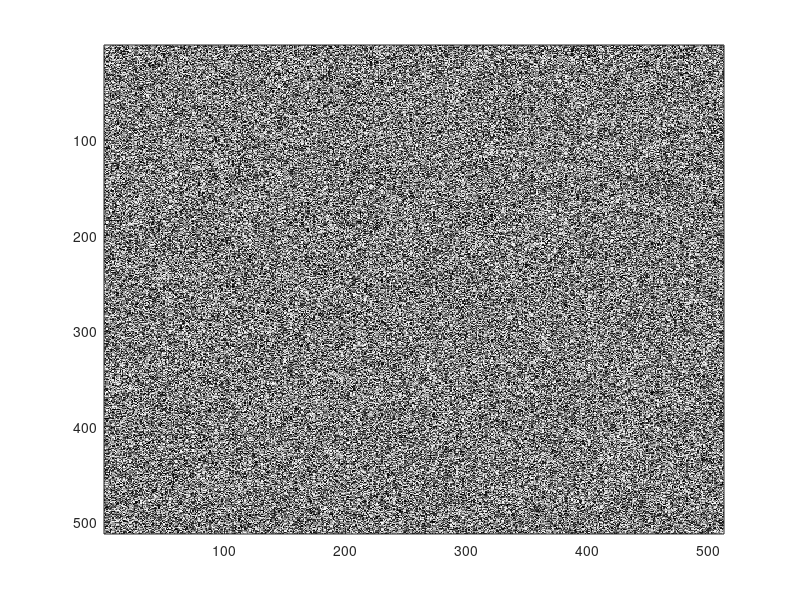
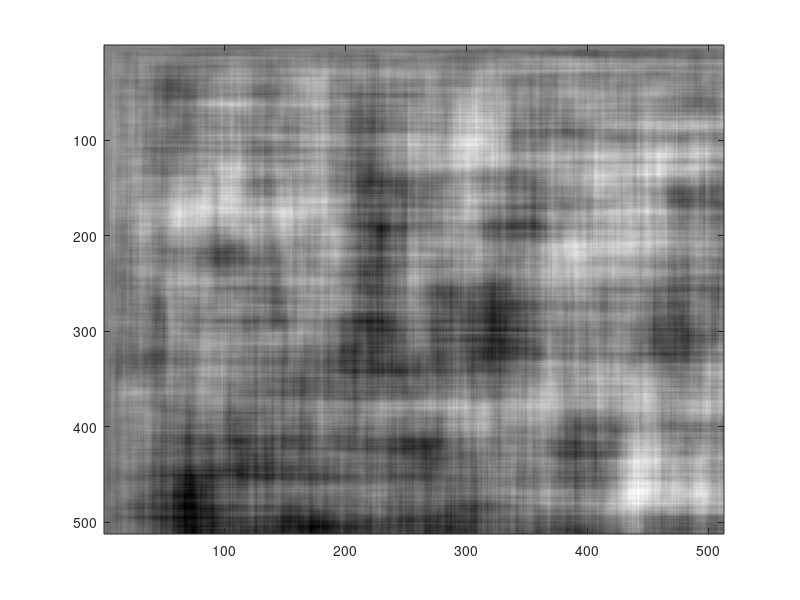
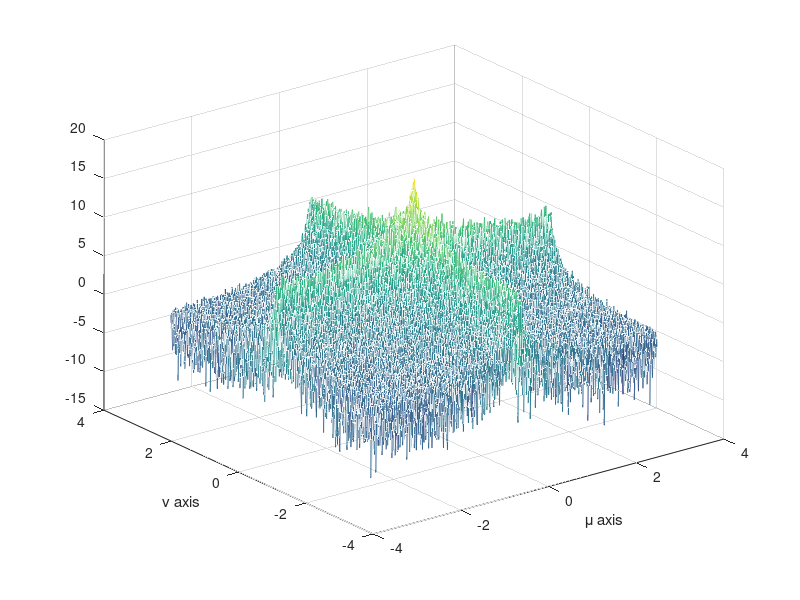
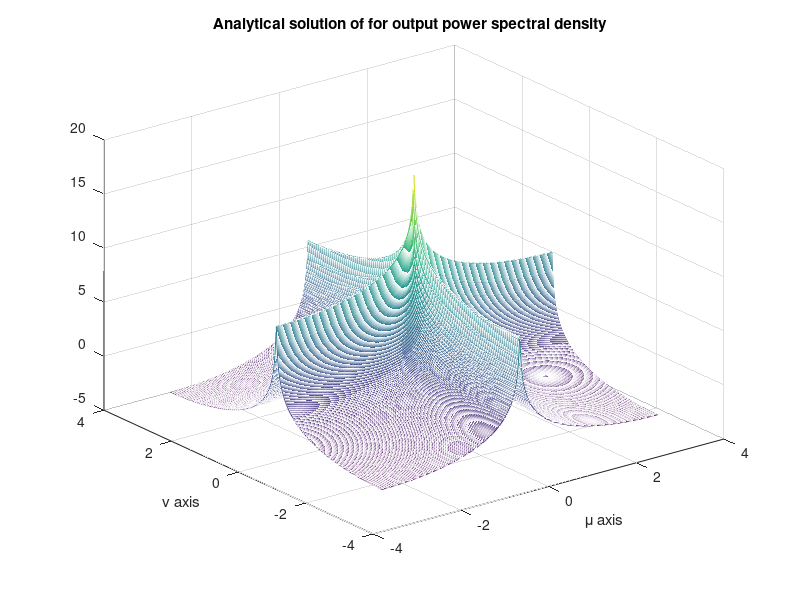

Recreate these plots in MATLAB, in order.
clear all;
clc;

N = 512;
a = -0.5; b = 0.5;
x = (b-a).*rand(N) + a;
x_scaled = 255*(x+0.5);
figure;
colormap(gray(256));
image(uint8(x_scaled));

y = zeros(N);
y(1,1) = 3*x(1,1);
y(2,1) = 3*x(2,1);
y(1,2) = 3*x(1,2);

for i = 2:512
    for j = 2:512
        y(i,j) = 3*x(i,j) + 0.99*y(i-1,j)+  0.99*y(i,j-1) -  0.99^2*y(i-1,j-1);
    end 
end
figure;
colormap(gray(256));
image(uint8(y+127));

Z = (1/N^2)*abs(fft2(y)).^2;

% Use fftshift to move the zero frequencies to the center of the plot
Z = fftshift(Z);

% Compute the logarithm of the Power Spectrum.
Zabs = log( Z );

% Plot the result using a 3-D mesh plot and label the x and y axises properly. 

u = 2*pi*((0:(N-1)) - N/2)/N;
v = 2*pi*((0:(N-1)) - N/2)/N;
figure;
mesh(u,v,Zabs)
xlabel('\mu axis')
ylabel('\nu axis')

%% Theoretical plot of Sy
[u,v] = meshgrid(-pi:0.02:pi,-pi:0.02:pi);
Sy = abs(3./(1-0.99.*exp(-1i.*u)-0.99.*exp(-1i.*v)+0.9801.*exp(-1i.*u-1i.*v))).^2./12;
figure;
mesh(u,v,log(Sy))
xlabel('\mu axis')
ylabel('\nu axis')
title('Analytical solution of for output power spectral density  ')


%%
W = hamming(64)*hamming(64)';
N = 64;
% Select an NxN region of the image and store it in the variable "z"
Sum = zeros(N);
for i = 1:5
    for j = 1:5
        m = 96 + (i-1)*64;
        n = 96 + (j-1)*64;
        C = y(m:(N+m-1), n:(N+n-1)).*W;
        Z = (1/N^2)*abs(fft2(C)).^2;
        Sum = Sum + Z;
    end
end
Avg = Sum/25;
Avg = log(fftshift(Avg));


% Plot the result using a 3-D mesh plot and label the x and y axises properly. 

u = 2*pi*((0:(N-1)) - N/2)/N;
v = 2*pi*((0:(N-1)) - N/2)/N;
figure 
mesh(u,v,Avg)
xlabel('\mu axis')
ylabel('\nu axis')